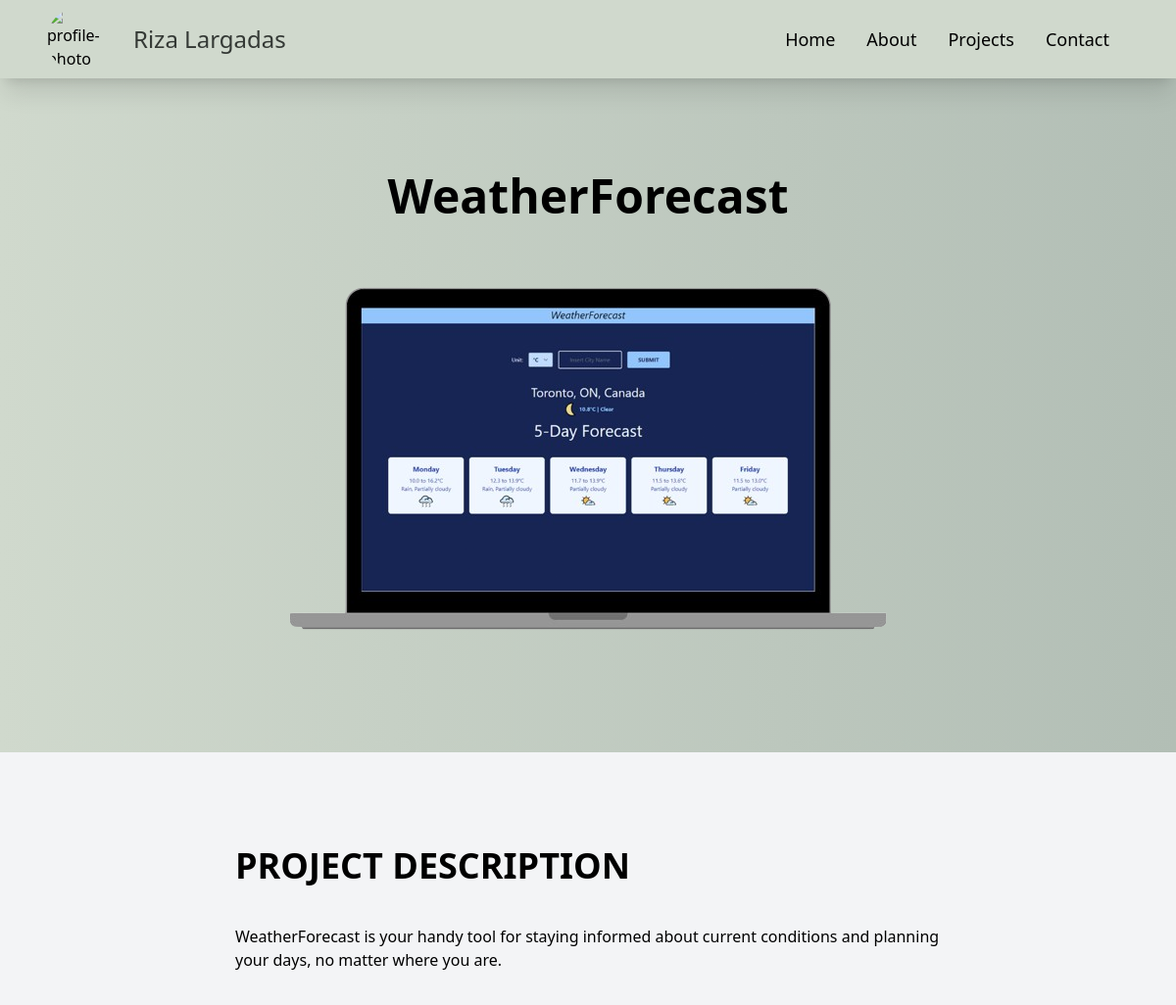
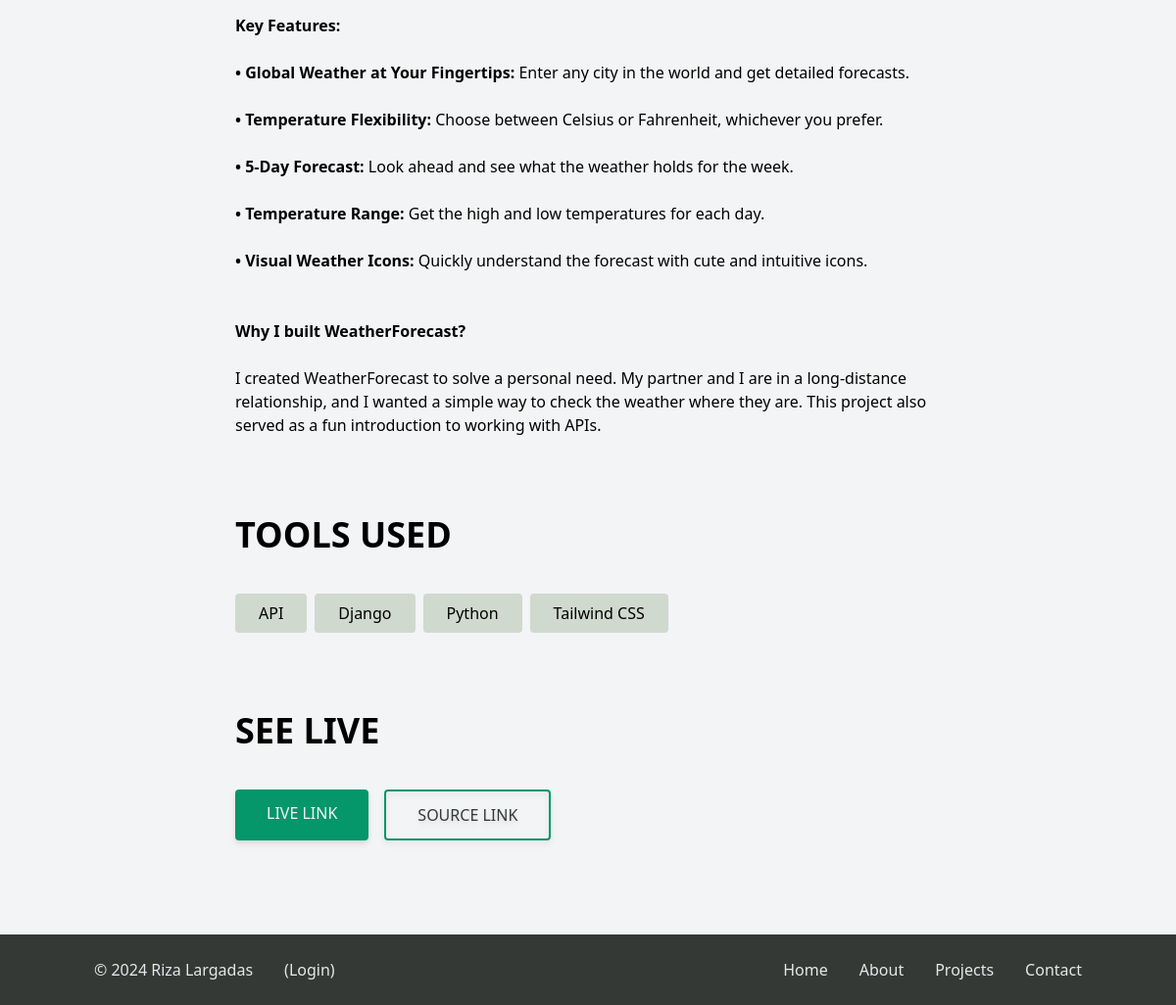
Page /projects/87da108e-3b4c-4255-9248-8b127f323f39/ on the committed database (2 pictures, top to bottom).
### project/models.py (models this page shows, shortened)
class Project(models.Model):
    id = models.UUIDField(default=uuid.uuid4, primary_key=True, editable=False)
    title = models.CharField(max_length=200)
    overview = models.TextField(blank=True, null=True)
    description = HTMLField(null=True, blank=True)
    project_image = models.ImageField(
        upload_to="projects/", default="default.png")
    tags = models.ManyToManyField(Tag)
    date_created = models.DateTimeField(auto_now_add=True)
    live_link = models.CharField(max_length=1000, null=True, blank=True)
    source_link = models.CharField(max_length=1000, null=True, blank=True)
    class Meta:
        ordering = ["-date_created"]

class Tag(models.Model):
    id = models.UUIDField(default=uuid.uuid4, primary_key=True, editable=False)
    name = models.CharField(max_length=100)
    class Meta:
        ordering = ["name"]
    def __str__(self):
        return self.name

### project/views.py (the view)
# urls.py: path('projects/', include('project.urls')),
def project(request, pk):
    project = get_object_or_404(Project, pk=pk)
    return render(request, 'project/project.html', {'project': project})

### project/templates/project/project.html (shortened to what this page needs)
{% extends "core/base.html" %}
{% block content %}
<section class=''>
    <div class="flex flex-col items-center px-10 md:px-24 py-10 md:py-24 bg-gradient-to-r from-light-gray to-ash-gray">
        <h1 class="text-3xl md:text-5xl font-bold mb-10">{{project.title}}</h1>
        <img class="" src="{{project.project_image.url}}" alt="{{project.title}} project preview">
    </div>
    <div class="w-[80%] md:w-[60%] mx-auto py-10 md:py-24">
        <h2 class='text-3xl md:text-4xl font-bold'><span class="uppercase">Project Description</span></h2>
        <p class='mt-10'>{{project.description|safe}}</p>
        <h2 class='text-3xl md:text-4xl font-bold mt-20'><span class="uppercase">Tools Used</span></h2>
        <ul class="mt-10 mx-auto flex flex-wrap gap-2">
            {% for tag in project.tags.all %}
                <li class='py-2 px-6 bg-light-gray rounded font-medium'>{{tag}}</li>
            {% endfor %}
        </ul>
        <h2 class='text-3xl md:text-4xl font-bold mt-20'><span class="uppercase">See Live</span></h2>
        <div class='flex gap-4'>
            <a href="{{project.live_link}}" target="_blank" class="inline-block w-fit mt-10 py-3 px-8 bg-emerald-600 hover:bg-dimmest-gray text-gray-100 font-medium rounded drop-shadow-md"><span class='uppercase'>Live Link</span></a>
            <a href="{{project.source_link}}" target="_blank" class="inline-block w-fit mt-10 py-3 px-8 border-2 text-dimmest-gray border-emerald-600 hover:bg-emerald-600 hover:text-gray-100 font-medium rounded drop-shadow-md"><span class='uppercase'>Source Link</span></a>
        </div>
    </div>
</section>
{% endblock %}

### rows in the picture
Project: title "WeatherForecast", project_image (picture), description "WeatherForecast is your handy tool for staying informed about current conditions and planning your days, no matter where you are. Key Features: • Global Weather at Your Fingertips: Enter any city in the world and get detailed forecasts. • Temperature Flexibility: Choose between Celsius or Fahrenheit, whichever you prefer. • 5-Day Forecast: Look ahead and see what the weather holds for the week. • Temperature Range: Get the high and low temperatures for each day. • Visual Weather Icons: Quickly understand the forecast with cute and intuitive icons. Why I built WeatherForecast? I created WeatherForecast to solve a personal need. My partner and I are in a long-distance relationship, and I…"
Tag: name "API"
Tag: name "Django"
Tag: name "Python"
Tag: name "Tailwind CSS"
